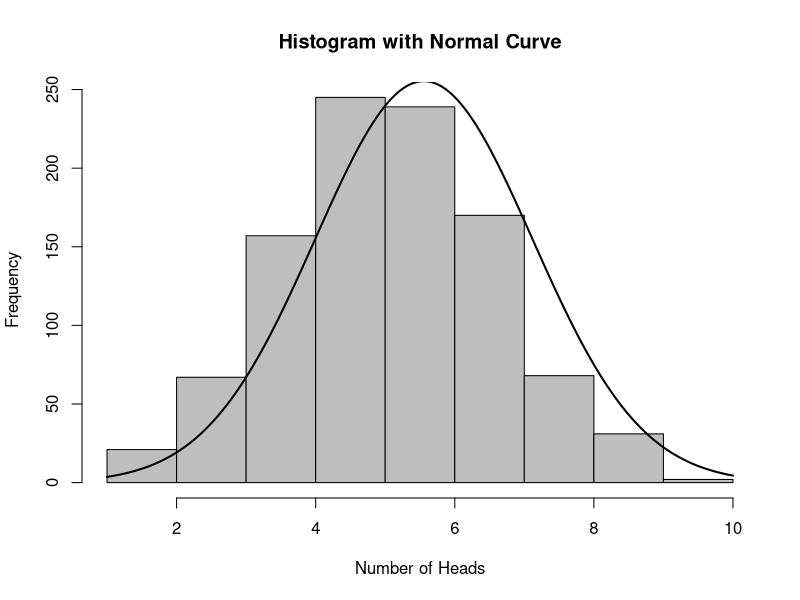

The R source for this figure:
# Histogram of coin-toss outcomes overlaid with a fitted normal curve.
# Illustrates the Central Limit Theorem: binomial approaches normal as N grows.
# Coin is slightly biased (p=0.55).

N_TOSSES = 10
N_SIMULATIONS = 1000
coinTosses = rbinom(N_SIMULATIONS, N_TOSSES, 0.55)
h <- hist(coinTosses, breaks=10, col="grey",
  xlab="Number of Heads",
  main="Histogram with Normal Curve")
# Overlay a normal density scaled to the histogram bin counts
xfit <- seq(min(coinTosses), max(coinTosses), length=1000)
yfit <- dnorm(xfit, mean=mean(coinTosses), sd=sd(coinTosses))
yfit <- yfit * diff(h$mids[1:2]) * length(coinTosses)
lines(xfit, yfit, col="black", lwd=2)
